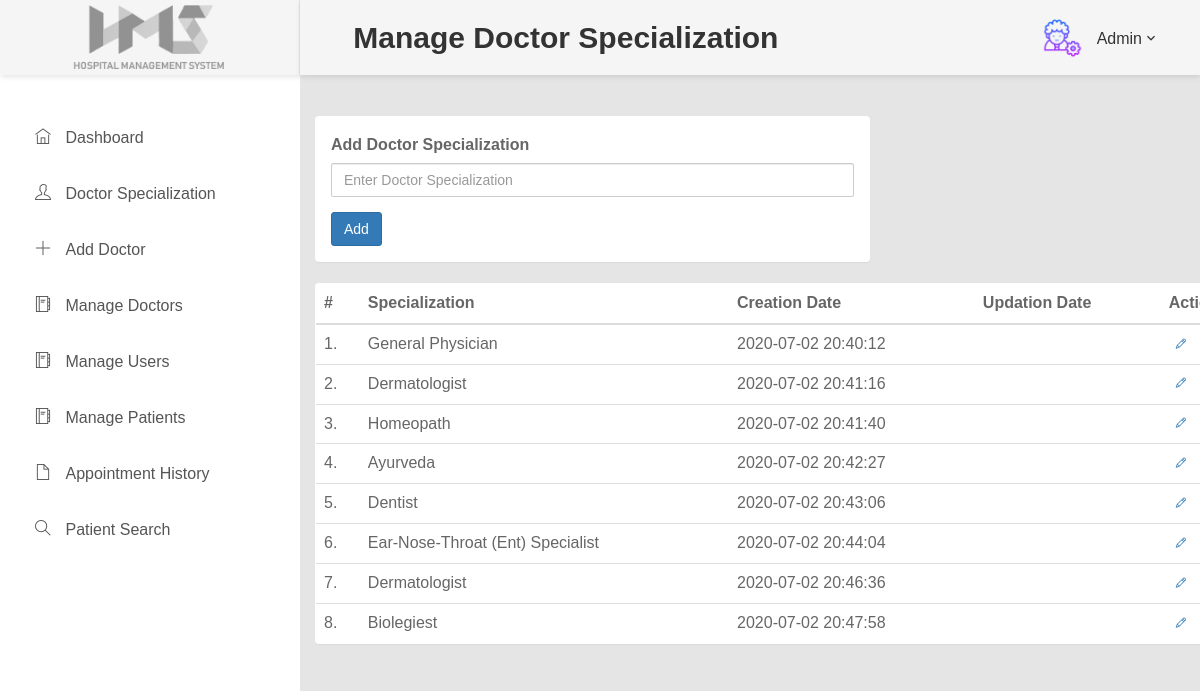
/HMS/admin/doctor-specilization.php (signed in), run on the app's committed database.
### tables this page shows
CREATE TABLE IF NOT EXISTS `doctorspecilization` (
  `id` int(11) NOT NULL AUTO_INCREMENT,
  `specilization` varchar(255) DEFAULT NULL,
  `creationDate` timestamp NULL DEFAULT CURRENT_TIMESTAMP,
  `updationDate` timestamp NULL DEFAULT NULL ON UPDATE CURRENT_TIMESTAMP,
  PRIMARY KEY (`id`),
  KEY `specilization` (`specilization`)
);

### HMS/admin/doctor-specilization.php (the view, shortened to what this page needs)
<?php
include('include/config.php');
?>
<!DOCTYPE html>
<html lang="en">
<head>
    <link rel="stylesheet" href="../vendor/bootstrap/css/bootstrap.min.css">
    <link rel="stylesheet" href="../vendor/fontawesome/css/font-awesome.min.css">
    <link rel="stylesheet" href="../vendor/themify-icons/themify-icons.min.css">
    <link href="../vendor/animate.css/animate.min.css" rel="stylesheet" media="screen">
    <link href="../vendor/perfect-scrollbar/perfect-scrollbar.min.css" rel="stylesheet" media="screen">
    <link href="../vendor/switchery/switchery.min.css" rel="stylesheet" media="screen">
    <link href="../vendor/bootstrap-touchspin/jquery.bootstrap-touchspin.min.css" rel="stylesheet" media="screen">
    <link href="../vendor/select2/select2.min.css" rel="stylesheet" media="screen">
    <link href="../vendor/bootstrap-datepicker/bootstrap-datepicker3.standalone.min.css" rel="stylesheet" media="screen">
    <link href="../vendor/bootstrap-timepicker/bootstrap-timepicker.min.css" rel="stylesheet" media="screen">
    <link href="../css/font-face.css" rel="stylesheet" media="all">
    <link href="../vendor/font-awesome-4.7/css/font-awesome.min.css" rel="stylesheet" media="all">
    <link href="../vendor/font-awesome-5/css/fontawesome-all.min.css" rel="stylesheet" media="all">
    <link href="../vendor/mdi-font/css/material-design-iconic-font.min.css" rel="stylesheet" media="all">
    <link href="../vendor/animsition/animsition.min.css" rel="stylesheet" media="all">
    <link href="../../css/theme.css" rel="stylesheet" media="all">
</head>
<body class="animsition">
<div class="page-wrapper">
    <aside class="menu-sidebar d-none d-lg-block">
        <div class="logo">
            <a href="#">
                <img src="../../images/icon/hms.png" alt="HMS" />
            </a>
        </div>
        <?php include('include/sidebar.php');?>
    </aside>
    <div class="page-container">
        <header class="header-desktop">
            <div class="section__content section__content--p30">
                <div class="container-fluid">
                    <div class="header-wrap">
                        <h2>&nbspManage Doctor Specialization</h2>
                        <?php include('include/header.php');?>
                        <div class="main-content" >
                            <div class="wrap-content container" id="container">
                                <div class="row">
                                    <div class="col-md-12">
                                        <div class="row margin-top-30">
                                            <div class="col-lg-6 col-md-12">
                                                <div class="panel panel-white">
                                                    <div class="panel-body">
                                                        <form role="form" name="dcotorspcl" method="post" >
                                                            <div class="form-group">
                                                                <label for="exampleInputEmail1">
                                                                    Add Doctor Specialization
                                                                </label>
                                                                <input type="text" name="doctorspecilization" class="form-control"  placeholder="Enter Doctor Specialization">
                                                            </div>
                                                            <button type="submit" name="submit" class="btn btn-o btn-primary">
                                                                Add
                                                            </button>
                                                        </form>
                                                    </div>
                                                </div>
                                            </div>
                                        </div>
                                    </div>
                                    <div class="col-lg-1 col-md-12"></div>
                                </div>
                                <div class="row">
                                    <div class="col-md-10">
                                        <div class="panel panel-white">
                                            <table class="table table-hover" id="sample-table-1">
                                                <thead>
                                                <tr>
                                                    <th class="center">#</th>
                                                    <th>Specialization</th>
                                                    <th class="hidden-xs">Creation Date</th>
                                                    <th>Updation Date</th>
                                                    <th>Action</th>
                                                </tr>
                                                </thead>
                                                <tbody>
                                                <?php
                                                $sql=mysqli_query($con,"select * from doctorSpecilization");
                                                $cnt=1;
                                                while($row=mysqli_fetch_array($sql))
                                                {
                                                    ?>
                                                    <tr>
                                                        <td class="center"><?php echo $cnt;?>.</td>
                                                        <td class="hidden-xs"><?php echo $row['specilization'];?></td>
                                                        <td><?php echo $row['creationDate'];?></td>
                                                        <td><?php echo $row['updationDate'];?>
                                                        </td>
                                                        <td >
                                                            <div class="visible-md visible-lg hidden-sm hidden-xs">
                                                                <a href="edit-doctor-specialization.php?id=<?php echo $row['id'];?>" class="btn btn-transparent btn-xs" tooltip-placement="top" tooltip="Edit"><i class="ti-pencil"></i></a>
                                                                <a href="doctor-specilization.php?id=<?php echo $row['id']?>&del=delete" onClick="return confirm('Are you sure you want to delete?')"class="btn btn-transparent btn-xs tooltips" tooltip-placement="top" tooltip="Remove"><i class="fa fa-times fa fa-white"></i></a>
                                                            </div>
                                                            </td>
                                                    </tr>
                                                    <?php
                                                    $cnt=$cnt+1;
                                                }?>
                                                </tbody>
                                            </table>
                                        </div>
                                    </div>
                                </div>
                            </div>
                        </div>
                    </div>
                </div>
</body>
</html>

### data on the page
doctorspecilization: specilization "General Physician", creationDate "2020-07-02 20:40:12"
doctorspecilization: specilization "Dermatologist", creationDate "2020-07-02 20:41:16"
doctorspecilization: specilization "Homeopath", creationDate "2020-07-02 20:41:40"
doctorspecilization: specilization "Ayurveda", creationDate "2020-07-02 20:42:27"
doctorspecilization: specilization "Dentist", creationDate "2020-07-02 20:43:06"
doctorspecilization: specilization "Ear-Nose-Throat (Ent) Specialist", creationDate "2020-07-02 20:44:04"
doctorspecilization: specilization "Dermatologist", creationDate "2020-07-02 20:46:36"
doctorspecilization: specilization "Biolegiest", creationDate "2020-07-02 20:47:58"
